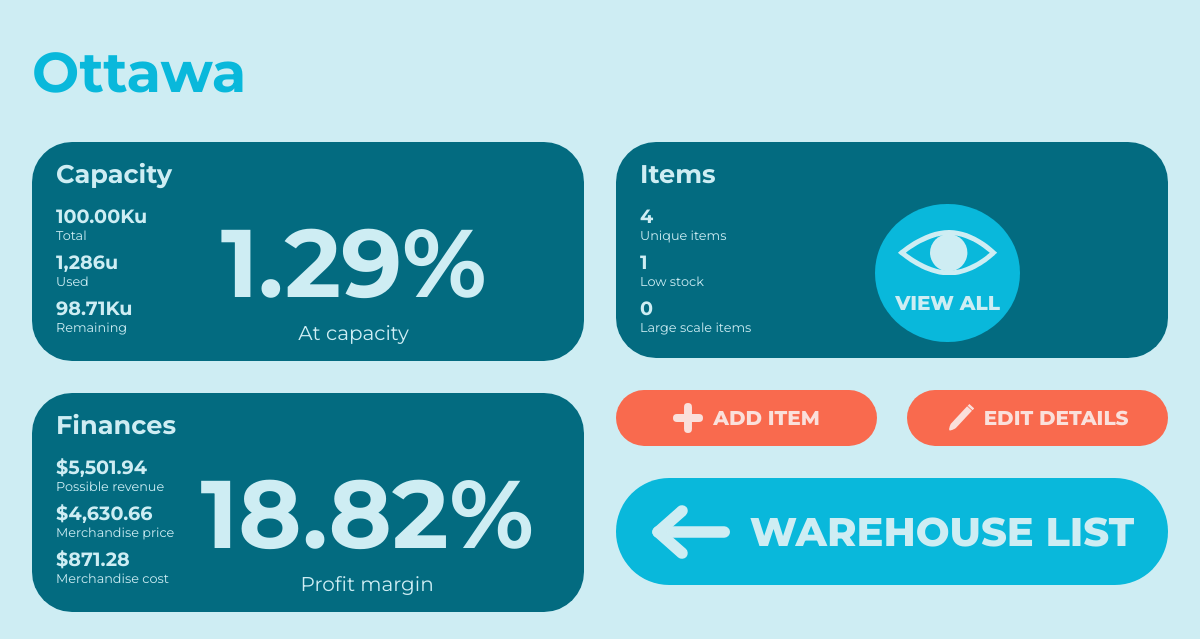
Page /view-warehouse/Ottawa on the committed database.
### wms/models.py (models this page shows, shortened)
class Warehouse(db.Model):
    _id = db.Column(db.Integer, primary_key=True)
    name = db.Column(db.String(MAXIMUM_NAME_LEN), unique=True, nullable=False)
    capacity = db.Column(db.Integer, nullable=False)
    items = db.relationship("Item", backref="home_warehouse", lazy=True)
    @hybrid_property
    def remaining_capacity(self):
        capacityUsed = 0
        for item in self.items:
            capacityUsed += item.quantity * ItemTemplate.query.filter_by(_id=item.item_template_id).first().size
        return self.capacity - capacityUsed
    @hybrid_property
    def possible_revenue(self):
        revenue = 0
        for item in self.items:
            item_temp = ItemTemplate.query.filter_by(_id=item.item_template_id).first()
            revenue += item.quantity * (item_temp.price - item_temp.cost)
        return revenue
    @hybrid_property
    def total_production_cost(self):
        total_production_cost = 0
        for item in self.items:
            total_production_cost += item.quantity * ItemTemplate.query.filter_by(_id=item.item_template_id).first().cost
        return total_production_cost
    @hybrid_property
    def low_stock_items(self):
        low_stock = []
        for item in self.items:
            if item.quantity <= ItemTemplate.query.filter_by(_id=item.item_template_id).first().low_threshold:
                low_stock.append(item)
        return low_stock
    @hybrid_property
    def large_scale_items(self):
        large = []
        for item in self.items:
            if ItemTemplate.query.filter_by(_id=item.item_template_id).first().size >= LARGE_SCALE_SIZE:
                large.append(item)
        return large

class Item(db.Model):
    _id = db.Column(db.Integer, primary_key=True)
    quantity = db.Column(db.Integer, nullable=False)
    warehouse = db.Column(db.String(MAXIMUM_NAME_LEN), db.ForeignKey('warehouse.name'), nullable=False)
    item_template_id = db.Column(db.Integer, db.ForeignKey('item_template._id'), nullable=False)

class ItemTemplate(db.Model):
    _id = db.Column(db.Integer, primary_key=True)
    name = db.Column(db.String(MAXIMUM_NAME_LEN), unique=True, nullable=False)
    price = db.Column(db.Float, nullable=False)
    cost = db.Column(db.Float, nullable=False)
    size = db.Column(db.Integer, nullable=False)
    low_threshold = db.Column(db.Integer, nullable=False)
    instances = db.relationship('Item', backref='item_template', lazy=True)  # Instances using this item template

### wms/routes.py (the view, shortened to what this page needs)
@app.route("/view-warehouse/<warehouse_name>", methods=METHODS)
def view_warehouse(warehouse_name):
    warehouse = Warehouse.query.filter_by(name=warehouse_name).first()
    warehouseForm = WarehouseForm()
    warehouseForm.editing_details = True
    warehouseForm.current_id = warehouse._id
    itemForm = AddItemForm()
    itemForm.update_choices()
    itemForm.warehouse = warehouse
    if warehouseForm.validate_on_submit():
        warehouse.name = warehouseForm.name.data
        warehouse.capacity = warehouseForm.capacity.data
        db.session.commit()
        return redirect(url_for('view_warehouse', warehouse_name=warehouse.name))
    return render_template("view-warehouse.html",
                           warehouse=warehouse,
                           warehouseForm=warehouseForm,
                           itemForm=itemForm,
                           price_format=price_format,
                           capacity_format=capacity_format)

### wms/forms.py (called while the page is built)
    def update_choices(self):
        self.item_name.choices = [item.name for item in ItemTemplate.query.all()]

### wms/functions.py (called while the page is built)
def price_format(price, small=False):
    price = round(price, 2)
    if small:
        if price >= 1000:
            price /= 1000
            return "{:.2f}K".format(price)
    if price < 10000:
        return "{:,.2f}".format(price)
    else:
        if 1000000 < price < 9000000:
            price /= 1000000
            return "{:.2f}M".format(price)
        price /= 1000
        return "{:.2f}K".format(price)

def capacity_format(capacity):
    if capacity < 10000:
        return "{:,}".format(capacity)
    elif 10000 <= capacity <= 999999:
        capacity /= 1000
        return "{:.2f}K".format(capacity)
    else:
        capacity /= 1000000
        return "{:.2f}M".format(capacity)

### wms/templates/view-warehouse.html (shortened to what this page needs)
<!DOCTYPE html>
{% extends "base.html" %}
{% block content %}
<link rel="stylesheet" href="{{url_for('static', filename='view-warehouse.css')}}">
<h1>{{warehouse.name}}</h1>
<div class="main-content">
    <div class="left-half">
        <div class="capacity stats-card">
            <h2>Capacity</h2>
            <div class="stats">
                <ul>
                    <li>
                        <h3>{{capacity_format(warehouse.capacity)}}u</h3>
                        <p>Total</p>
                    </li>
                    <li>
                        <h3>{{capacity_format(warehouse.capacity - warehouse.remaining_capacity)}}u</h3>
                        <p>Used</p>
                    </li>
                    <li>
                        <h3>{{capacity_format(warehouse.remaining_capacity)}}u</h3>
                        <p>Remaining</p>
                    </li>
                </ul>
                <div class="big-stat">
                    <h1>{{price_format((warehouse.capacity - warehouse.remaining_capacity) / warehouse.capacity * 100)}}%</h1>
                    <p>At capacity</p>
                </div>
            </div>
        </div>
        <div class="finances stats-card">
            <h2>Finances</h2>
            <div class="stats">
                <ul>
                    <li>
                        <h3>${{price_format(warehouse.possible_revenue)}}</h3>
                        <p>Possible revenue</p>
                    </li>
                    <li>
                        <h3>${{price_format(warehouse.possible_revenue - warehouse.total_production_cost)}}</h3>
                        <p>Merchandise price</p>
                    </li>
                    <li>
                        <h3>${{price_format(warehouse.total_production_cost)}}</h3>
                        <p>Merchandise cost</p>
                    </li>
                </ul>
                <div class="big-stat">
                    <h1>
                        {% if warehouse.possible_revenue - warehouse.total_production_cost == 0 %}
                            0.00%
                        {% else %}
                            {{price_format(warehouse.total_production_cost / (warehouse.possible_revenue - warehouse.total_production_cost) * 100)}}%
                        {% endif %}
                    </h1>
                    <p>Profit margin</p>
                </div>
            </div>
        </div>
    </div>
    <div class="right-half">
        <div class="items stats-card">
            <h2>Items</h2>
            <div class="stats">
                <ul>
                    <li>
                        <h3>{{warehouse.items|length}}</h3>
                        <p>Unique items</p>
                    </li>
                    <li>
                        <h3>{{warehouse.low_stock_items|length}}</h3>
                        <p>Low stock</p>
                    </li>
                    <li>
                        <h3>{{warehouse.large_scale_items|length}}</h3>
                        <p>Large scale items</p>
                    </li>
                </ul>
                <button class="view-all" id="view-all">
                    <h1>View all</h1>
                </button>
            </div>
        </div>
        <div class="warehouse-buttons">
            <button class="add-item" id="add-item">
                <img src="{{url_for('static', filename='+.svg')}}" alt="+ button">
                <h1>Add item</h1>
            </button>
            <button class="edit-details" id="edit-details">
                <h1>Edit details</h1>
            </button>
        </div>
        <a href="{{url_for('warehouses')}}">
            <button class="home-button" id="home-button">
                <h1>Warehouse list</h1>
            </button>
        </a>
    </div>
</div>
{% endblock content %}

### wms/static/main.css (style rules this page uses)
body, html { margin: 0; padding: 0; background-color: #CEEDF3; font-family: 'Montserrat', sans-serif; scroll-behavior: smooth; }
a, button { cursor: pointer; font-family: 'Montserrat', sans-serif; text-decoration: none; }
a:link, button:link { text-decoration: none !important; }
img { pointer-events: none; -moz-user-select: none; -ms-user-select: none; user-select: none; -webkit-user-select: none; }

### wms/static/view-warehouse.css (style rules this page uses)
body { margin: 0 2em; padding: 0; }
h1 { color: #09B8DB; font-size: 3.5em; margin-bottom: 20px; }
ul, li { list-style: none; margin: 0; padding: 0; }
.main-content { display: -webkit-box; display: -ms-flexbox; display: flex; }
.main-content .left-half, .main-content .right-half { width: 50%; padding: 1em 0; }
.main-content .left-half { padding-right: 1em; }
.main-content .right-half { padding-left: 1em; }
.stats-card { background-color: #036B80; color: #CEEDF3; border-radius: 40px; padding: 1em 1.5em; margin-bottom: 2em; }
.stats-card h3, .stats-card p { margin: 0; }
.stats-card h2 { font-size: 1.6em; margin: 0; margin-bottom: 15px; }
.stats-card h3 { font-size: 1.2em; }
.stats-card p { font-size: .8em; }
.stats-card .stats { display: -webkit-box; display: -ms-flexbox; display: flex; -webkit-box-pack: justify; -ms-flex-pack: justify; justify-content: space-between; }
.stats-card .stats li { margin-bottom: 7px; }
.stats-card .big-stat { text-align: center; margin: 0 auto; }
.stats-card .big-stat h1 { color: #CEEDF3; font-size: 6em; margin: 0; }
.stats-card .big-stat p { margin: 0; font-size: 20px; }
button { border: none; }
.warehouse-buttons { display: -webkit-box; display: -ms-flexbox; display: flex; margin-bottom: 2em; }
.warehouse-buttons button { background-color: #F96A4E; text-transform: uppercase; border-radius: 4em; padding: 1em 0; width: 50%; display: -webkit-box; display: -ms-flexbox; display: flex; -webkit-box-align: center; -ms-flex-align: center; align-items: center; -webkit-box-pack: center; -ms-flex-pack: center; justify-content: center; }
.warehouse-buttons button img { width: 30px; margin-right: 10px; }
.warehouse-buttons button svg { margin-right: 10px; }
.warehouse-buttons .add-item { margin-right: 30px; }
.warehouse-buttons h1 { color: #FAE0DB; font-size: 20px; font-weight: 800; margin: 0; }
.view-all { border-radius: 50%; background-color: #09B8DB; margin: 0 auto; padding: 1.5em; }
.view-all h1 { text-transform: uppercase; font-size: 20px; font-weight: 800; color: #CEEDF3; margin-bottom: 0; }
.home-button { display: -webkit-box; display: -ms-flexbox; display: flex; background-color: #09B8DB; padding: 1em; width: 100%; -webkit-box-pack: center; -ms-flex-pack: center; justify-content: center; -webkit-box-align: center; -ms-flex-align: center; align-items: center; border-radius: 4em; }
.home-button h1 { text-transform: uppercase; color: #CEEDF3; font-size: 40px; font-weight: 800; margin: 0; }
.home-button svg { margin-right: 20px; width: 80px; height: 80px; }
.finances { margin-bottom: 0; }

### rows in the picture
Warehouse: name "Ottawa", capacity "100.00K", capacity.size "1,286", capacity.size "1.29"
Item: quantity.capacity "98.71K", item_template+quantity "5,501.94", quantity.cost "4,630.66", quantity.cost "871.28", quantity.price "18.82"

### other values in the picture
{{ warehouse.items|length }} "4"
{{ warehouse.low_stock_items|length }} "1"
{{ warehouse.large_scale_items|length }} "0"
